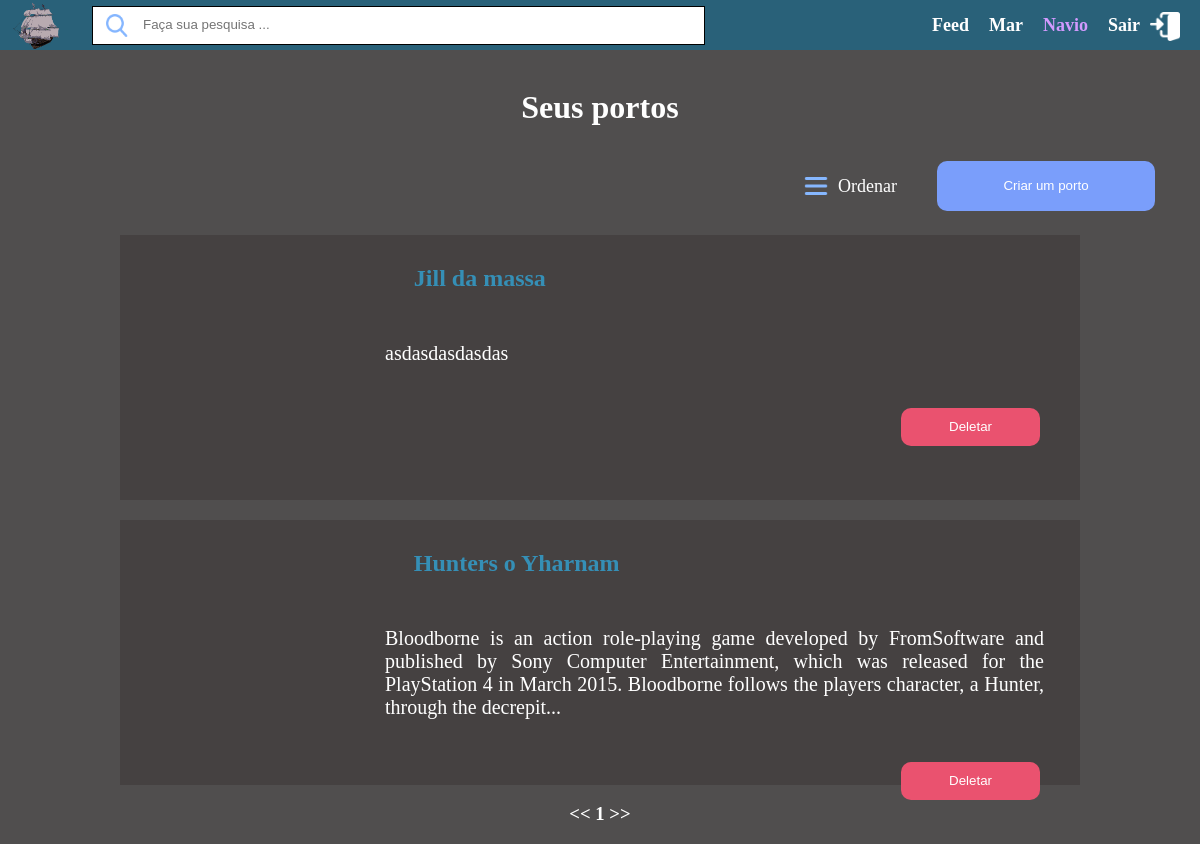
Screenshot of /portosUser.php?owner (signed in) with the database file from the repository.
### tables this page shows
CREATE TABLE PORTO(
    codigo INTEGER NOT NULL,
    perfil INTEGER NOT NULL,
    nome VARCHAR(250) NOT NULL,
    descr VARCHAR(250) NOT NULL,
    img VARCHAR(250) NOT NULL DEFAULT 'https://upload.wikimedia.org/wikipedia/commons/a/ac/No_image_available.svg',
    ativo BOOLEAN NOT NULL DEFAULT 1 CHECK(ativo=1 OR ativo=0),
    PRIMARY KEY(codigo),
    FOREIGN KEY (perfil) REFERENCES PERFIL(codigo) 
);

### backend/infra/connection.php (called while the page is built, shortened)
<?php
    function db_connection(){
        $db=false;
        $db_type=false;
        if(preg_match("/localhost/","$_SERVER[HTTP_HOST]")){
            $db=new SQLite3("$_SERVER[DOCUMENT_ROOT]/backend/infra/dagama.db");
            $test=$db->exec("PRAGMA FOREIGN_KEYS=ON");
            $db_type='sqlite';
        }
        return ['db'=>$db,'db_type'=>$db_type];
    }
    function getUserPorto($user, $offset, $limit=10){
        $db_connection=db_connection();
        $db=$db_connection['db'];
        $db_type=$db_connection['db_type'];
        if($db){
            if($db_type=='sqlite'){
                $result=$db->query("
                select * from porto
                where
                    porto.ativo = 1 and
                    porto.perfil = $user
                limit $limit offset $offset");
                if($result) {
                    $results = [];
                    while ($row = $result->fetchArray()) {
                        array_push($results, $row);
                    }
                    return $results;
                }
                else return false;
            }
        }
        else exit;
    }
    function getTotalPorto(){
        $db_connection=db_connection();
        $db=$db_connection['db'];
        $db_type=$db_connection['db_type'];
        if($db){
            if($db_type=='sqlite'){
                $result=$db->query("select count(*) as total from porto where ativo=1");
                if($result){
                    return $result->fetchArray()['total'];
                }
                return false;
            }
        }
        else exit;
    }
  ?>

### portosUser.php (the view, shortened to what this page needs)
<!DOCTYPE html>
<html lang="pt-BR">
<head>
  <link rel="stylesheet" href="styles.css">
  <link rel="stylesheet" href="../responsive.css" media="screen and (max-width: 1680px)"/>
</head>
<body class="mar_porto">
<?php
  include './backend/infra/connection.php';
  if(isset($_SESSION['userid'])){
    $limit=10;
    $offset= isset($_GET['offset']) ? $_GET['offset']:0;
    $portos = 0;
    if(isset($_GET['owner'])){
      $portos = getUserPorto($_SESSION['userid'], $offset, $limit);
    } else {
      $portos = getAllPorto($_SESSION['userid'], true, $offset, $limit);
    }
    $total=getTotalPorto();
  }
  else {
    echo "<h2 align=center>Para ver este conteudo faça um cadastro no dagama!!!</h2>";
    header("refresh:1;url=index.php");
    die();
  }
?>
   <header class="header-main">
    <img class="header-icon" src="imgs/icon.png" alt="">
    <div class="header-searchBar">
      <img class="header-searchBar-icon" src="imgs/icons/search.png" alt="" srcset="">
      <input class="header-searchBar-input" type="text" placeholder="Faça sua pesquisa ..." />
    </div>
    <div class="header-links">
    <?php
      echo "<a class=\"header-links-a\" href=feed.php>Feed</a> ";
      echo "<a class=\"header-links-a\" href=mar.php>Mar</a> ";
      echo "<a class=\"header-links-a a-selected\" href=navio.php?user=$_SESSION[userid]>Navio</a> ";
      echo "<a class=\"header-links-a\" href=backend/logoff.php>Sair </a><img class=\"header-links-icon\" src=\"imgs/icons/sair.png\" alt=\"\">";
    ?>
    </div>
  </header>
  <main>
    <br>
    <div align=center>
      <?php
        if(isset($_GET['owner'])){
          echo "<h1>Seus portos</h1>";
        } else {
          echo "<h1>Seus portos e portos atracados</h1>";
        }
      ?>
      <div class="mar-top-row">
        <div class="order-btn"><img src="./imgs/icons/hamburger.png" class="order-btn-icon" alt="" srcset=""><p class="order-btn-txt">Ordenar</p></div>
        <button class="btn-create-porto"><a href="createPorto.php">Criar um porto</a></button>
      </div>
      <?php
        foreach($portos as $porto){
          echo "<div class=mar_porto>";
            echo "<div class=\"porto-icon\" style=\"background-image: url($porto[img])\"></div>";
            echo "<h2 class=mar_porto><a href=porto.php?porto=$porto[codigo]>$porto[nome]</a></h2>";
            echo "<div class=text-porto> <p class=mar_porto>$porto[descr] </p> </div>";
            echo "<form action=\"porto.php?porto=$porto[codigo]\" name=\"porto-form\" method=\"post\" >";
            if(!isset($_GET['owner'])){
              if($porto['participa']){
                echo "<button class=\"insert-interacao-participa\"> <p class=\"insert-interacao-entrar-text\">Participando</p></button>";
                echo "<input type=\"hidden\" name=\"sairPorto\" value=\"sair\"/>";
              } else {
                echo "<button class=\"insert-interacao-entrar\">Entrar</button>";
                echo "<input type=\"hidden\" name=\"entrarPorto\" value=\"entrar\"/>";
              }
            } else {
              echo "<button class=\"insert-interacao-del\">Deletar</button>";
            }
            echo "</form>";
          echo "</div>";
        }
      ?>
    </div>
  </main>
  <footer>
    <div align=center>
        <h3>
          <<
          <?php
            for ($page = 0; $page < ceil($total/$limit); $page++) {
              echo (($offset == $page*$limit) ? ($page+1) : "<a class=page-link href=\"".url("offset", $page*$limit)."\">".($page+1)."</a>")." \n";
            }
          ?>
          >>
       </h3>
    </div>
  </footer>
</body>
</html>

### styles.css (style rules this page uses)
:root { --laranja-color: #DB6624; --rosa-color: #ea526f; --azulClaro-color: #7A9EFB; --azulEscuro-color: #296179; --cinza-color: #454141; --white-color:white; --cinza2-color:#504E4E; --azulEscuro2-color: #358FB6; --roxoClaro-color:#D39AFF; --azulClaro2-color:#7ED8FF; }
body { margin: 0px; }
a { text-decoration: none; }
.header-main { display: flex; background-color: var(--azulEscuro-color); height: 100%; grid-area: h; }
.header-icon { width: 52px; height: 50px; align-self: center; margin-left: 10px; }
.header-searchBar { width: 611px; height: 37px; align-self: center; display: flex; margin-left: 30px; background-color: var(--white-color); border: 1px solid #000; }
.header-searchBar-icon { width: 22px; height: 23px; margin-top: 7px; margin-left: 13px; }
.header-searchBar-input { width: 500px; height: 30px; margin-left: 13px; margin-top: 2px; background-color: transparent; }
.header-searchBar-input, .header-searchBar-input:focus { outline: none; border: none; }
.header-links { display: flex; position: absolute; right: 0; align-self: center; margin-right: 20px; }
.header-links-a { font-size: 18px; color: var(--white-color); text-decoration: none; padding-inline: 10px; align-self: center; font-weight: bold; }
.a-selected { color: var(--roxoClaro-color); }
.header-links-icon { width: 30px; height: 29px; margin-top: 3px; align-self: center; }
body { background-color: var(--cinza2-color); color: var(--white-color); }
button, .arrowBack { background-color: transparent; border: none; margin-right: 30px; margin-top: 13px; width: 40px; height: 40px; }
div.mar_porto { background-color: var(--cinza-color); height: 265px; width: 80%; text-align: left; }
.porto-icon { width: 265px; height: 265px; background-position: center; background-size: cover; float: left; }
h2.mar_porto { padding-top: 30px; }
p.mar_porto { font-size: 20px; text-align: justify; width: 95%; }
body.mar_porto { background-color: var(--cinza2-color); }
.mar_porto>a { color: var(--azulEscuro2-color); text-decoration: none; margin-left: 3%; }
.text-porto { margin-left: 25%; text-align: left; margin-top: 50px; }
.mar-top-row { display: flex; margin-left: 67%; }
.order-btn { display: flex; margin-right: 40px; margin-top: 10px; align-items: center; }
.order-btn-icon { width: 24px; height: 24px; }
.order-btn-txt { margin-left: 10px; font-size: 18px; }
.btn-create-porto { width: 218px; height: 50px; background-color: var(--azulClaro-color); border-radius: 10px; }
.btn-create-porto a { text-decoration: none; color: #fff; }
main { height: 100%; grid-area: m; }
.insert-interacao-entrar, .insert-interacao-del, .insert-interacao-participa { position: relative; width: 139px; height: 38px; color: #fff; border-radius: 10px; border-width: 0px; float: right; margin-right: 40px; bottom: -10px; align-self: center; }
.insert-interacao-del { background-color: var(--rosa-color); }

### rows the page displays
porto: nome "Jill da massa", descr "asdasdasdasdas"
porto: nome "Hunters o Yharnam", descr "Bloodborne is an action role-playing game developed by FromSoftware and published by Sony Computer Entertainment, which was released for the PlayStation 4 in March 2015. Bloodborne follows the players character, a Hunter, through the decrepit..."
